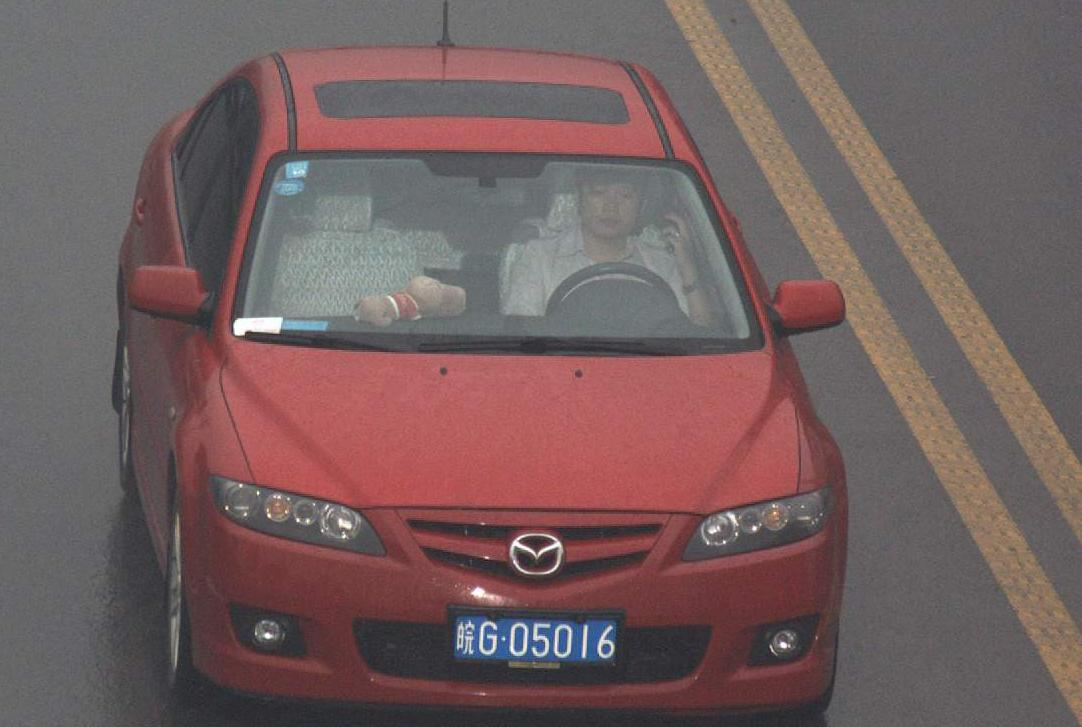
%> input picture Samples/G1 (5).jpg, 1082 x 727 px
$ octave SegmentationDemo.m   (GNU Octave 9; MATLAB toolbox functions it lacks are replaced by stand-ins)
%> lines starting %> are read from the running program, lines starting %| are printed output that depends on the picture; in (x1, y1, x2, y2) boxes, pixels count from 0 and x2, y2 are one past the last pixel; in counts of white or black regions, pixels touching at a corner belong together; the program's own positions count from 1
%> the answer given: Samples/G1 (5).jpg
%> further down, testImg is the input picture: size 727x1082x3 uint8; mean R, G, B 115.3, 94.5, 94.6
### LCS.m
function i_new=LCS(itemp)
% clear all;
% clc;

i = itemp(:,:,1);
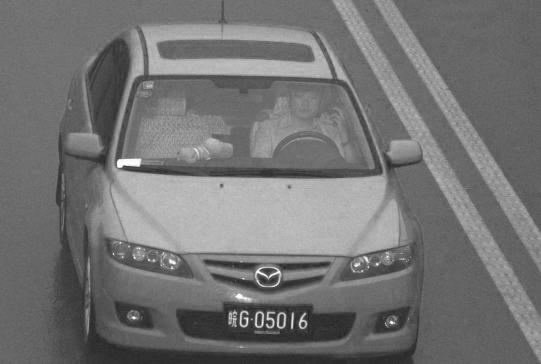
%> i: size 727x1082 uint8 (shown at 1/2 size); min 24, max 255, mean 115.3
rtemp = min(i);         % find the min. value of pixels in all the columns (row vector)
%> rtemp = 1082 values, max 98 at index 15, min 24 at index 599, mean 57.42
rmin = min(rtemp);      % find the min. value of pixel in the image
%> rmin = 24
rtemp = max(i);         % find the max. value of pixels in all the columns (row vector)
%> rtemp = 1082 values, max 255 at index 227, min 117 at index 6, mean 185.3
rmax = max(rtemp);      % find the max. value of pixel in the image
%> rmax = 255
m = 255/(rmax - rmin);  % find the slope of line joining point (0,255) to (rmin,rmax)
%> m = 1
c = 255 - m*rmax;       % find the intercept of the straight line with the axis
%> c = 0
i_new = m*i + c;        % transform the image according to new slope
% figure,imshow(i);       % display original image
% figure,imshow(i_new);   % display transformed image
end

### segmentCharacters.m
function [charSegments]=segmentCharacters(plateImg)
%Input: plateImg - Extracted Number Plate
%Output: charSegments - multi-demnsional Matrix containing characters as
%images

% charSegments=zeros(5);

plateImg=LCS(plateImg);

[imHeight,imWidth]=size(plateImg);
%Hyperparameters
maxZero=4;
Xstart=20;
Xend=imWidth-3;
Ystart=3;
Yend=imHeight-3;

diffImg=uint8(ones(imHeight,imWidth).*255)-plateImg;
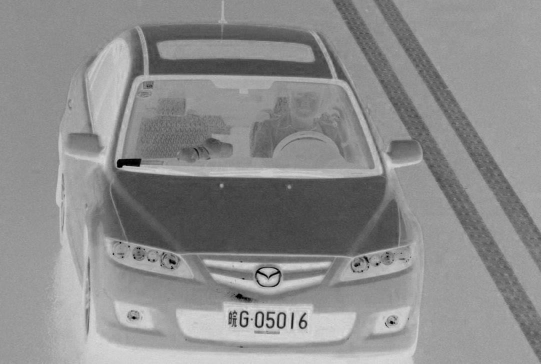
%> diffImg: size 727x1082 uint8 (shown at 1/2 size); min 0, max 231, mean 139.7

binaryImg=im2bw(diffImg,0.4);
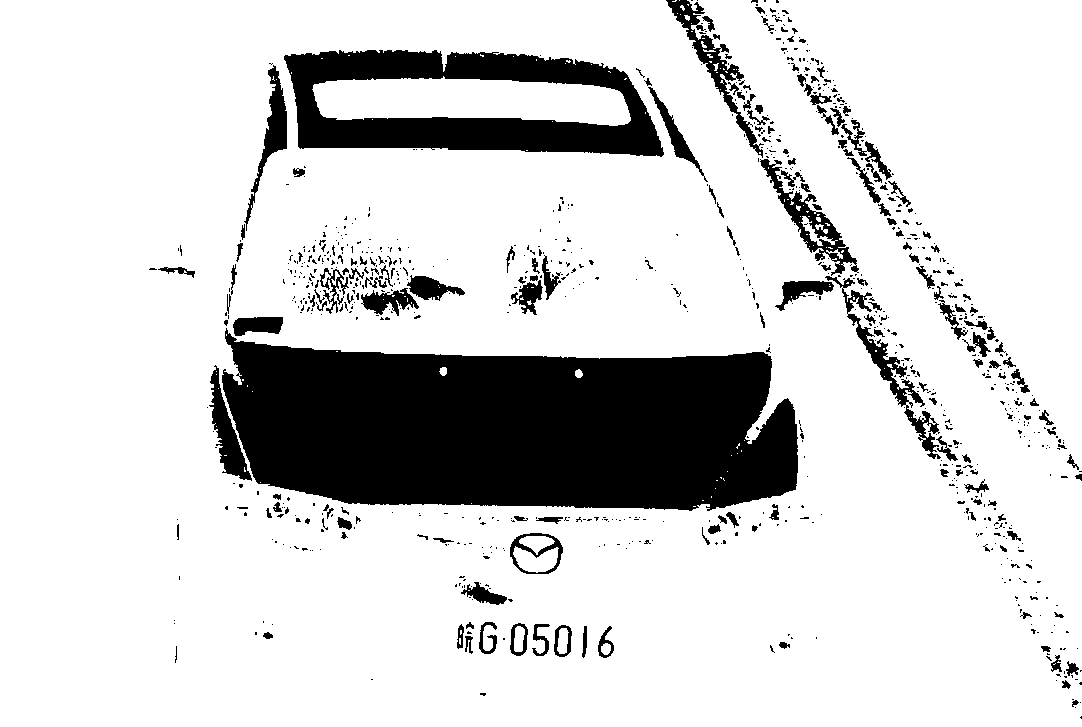
%> binaryImg: size 727x1082 logical; 83.1% white; 923 black regions (741 under 20 px), largest, box (x1, y1, x2, y2) and area: (222, 328, 798, 511) 81327, (284, 50, 664, 157) 21200, (825, 276, 941, 459) 2433

binaryImg=~binaryImg(Ystart:Yend,Xstart:Xend);
%> binaryImg: size 722x1060 logical; 17.3% white; 916 white regions (735 under 20 px), largest, box (x1, y1, x2, y2) and area: (203, 326, 779, 509) 81327, (265, 48, 645, 155) 21200, (806, 274, 922, 457) 2433
binaryImg=bwareaopen(binaryImg,5);
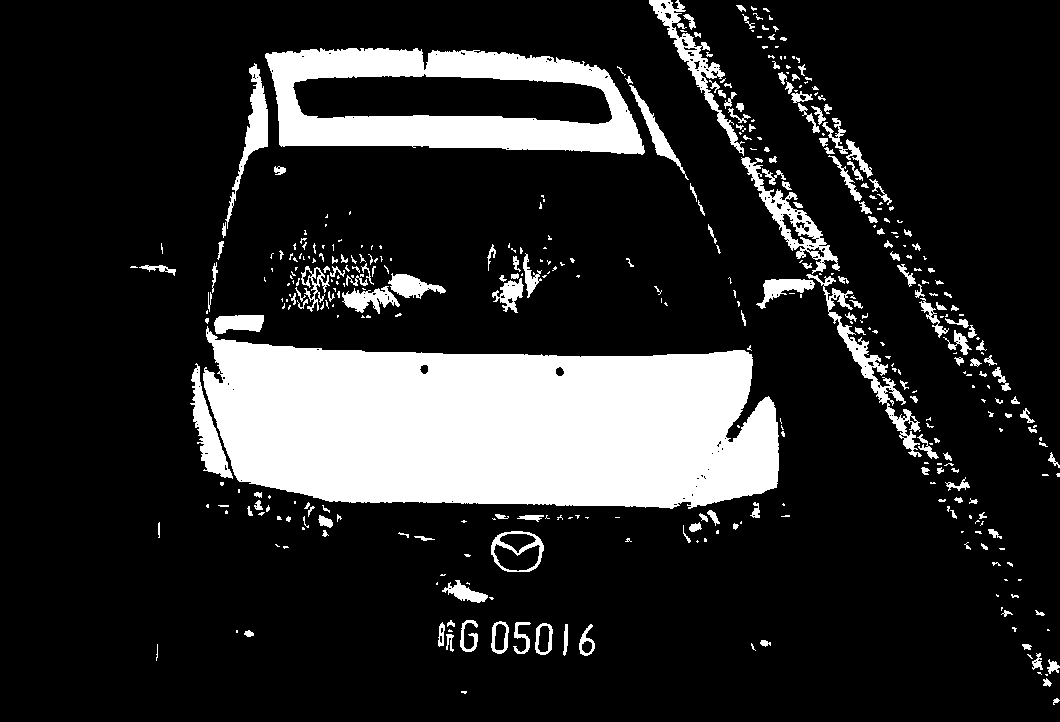
%> binaryImg: size 722x1060 logical; 17.2% white; 414 white regions (233 under 20 px), largest, box (x1, y1, x2, y2) and area: (203, 326, 779, 509) 81327, (265, 48, 645, 155) 21200, (806, 274, 922, 457) 2433
% [6 lines of commented-out code are left out]

verticalProjs=sum(binaryImg);
%> verticalProjs = 1060 values, max 286 at index 516, min 0 at index 1, mean 124
% [7 lines of commented-out code are left out]
verticalProjs(verticalProjs<maxZero)=0;

ne0 = find(verticalProjs~=0);                                   % Nonzero Elements
%> ne0 = 896 values from 146 to 1060
ne1 = find(verticalProjs==0);
%> ne1 = 164 values from 1 to 191

indices1=unique([ne0(1) ne0(diff([0 ne0])>1)]);
%> indices1 = [146 157 168 192]
indices2=[ne1(diff([0 ne1])>1) ne0(end)];
%> indices2 = [156 166 176 1060]
ix0 =  indices1;
%> ix0 = [146 157 168 192]
ix1 =  indices2;
%> ix1 = [156 166 176 1060]
% [15 lines of commented-out code are left out]
totalSegments=length(ix0);
%> totalSegments = 4

% [7 lines of commented-out code are left out]
maxWidth=max(ix1)-max(ix0);
%> maxWidth = 868

% seg=zeros(imHeight,imHeight,totalSegments);
segSize=max(maxWidth,imHeight);
%> segSize = 868
requiredSize=20;
charSegments=zeros(requiredSize,requiredSize,totalSegments);
%> charSegments: size 20x20x4 double; every value is 0
% figure;
for k1 = 1:totalSegments
    %     section{k1} = verticalProjs(ix0(k1):ix1(k1));
    currentSegment=zeros(segSize,segSize);
    %     currentSegment1=zeros(20,20);
    extract=binaryImg(:,ix0(k1):ix1(k1));
    %     figure, imshow(extract);
    %      subplot(1,totalSegments,k1);
    %      imshow(extract);
    currentWidth=ix1(k1)-ix0(k1)+1;
    currentHeight=size(extract,1);
    translation=segSize/2-currentWidth/2;

    currentSegment(1:currentHeight,1:currentWidth)=(extract);

    transImg =imtranslate(currentSegment,[translation,0]);
    currentSegment1 =imresize(transImg,[20 20]);
    currentSegment2 = imsharpen(currentSegment1);
    currentSegment3=im2bw(currentSegment2,0.1);
    charSegments(:,:,k1)=~currentSegment3;


end
%> this loop made 4 passes
%> (currentWidth, translation) on passes 1 to 4: (11, 428.5), (10, 429), (9, 429.5), (869, -0.5)
%> pass 1, in segmentCharacters, `currentSegment1 =imresize(transImg,[20 20]);`:
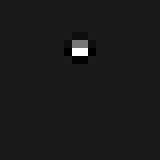
%> currentSegment1: size 20x20 double (shown 8 times larger); min -0.0012, max 0.011, mean 6.24e-05; drawn with min black and max white
%> after the loop:
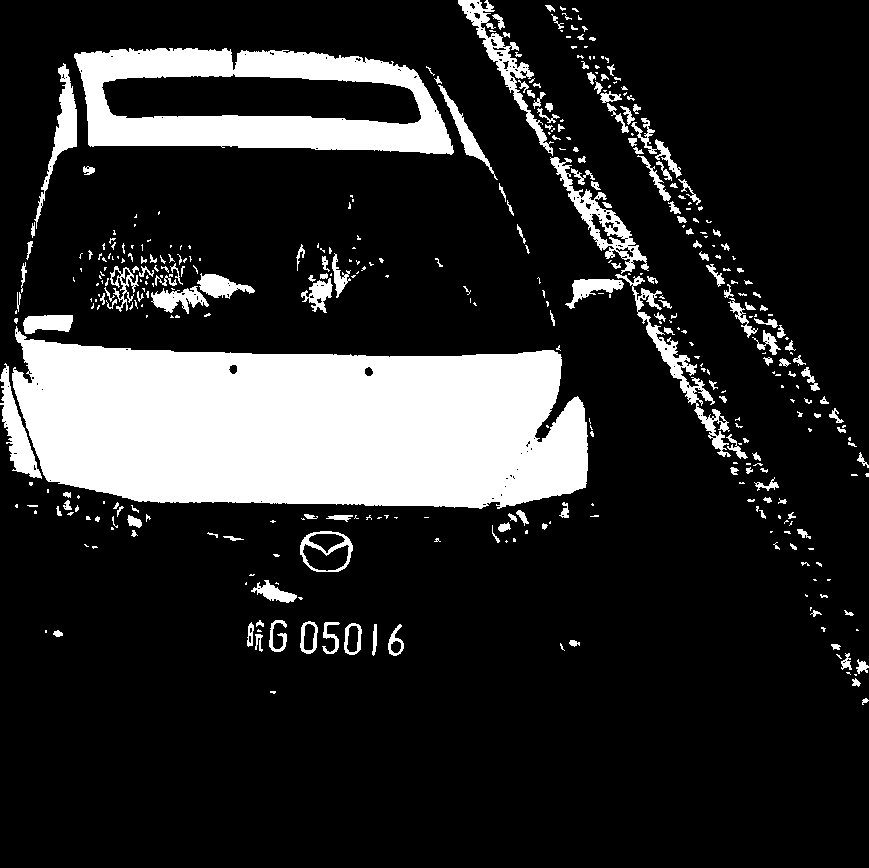
%> currentSegment: size 868x869 double; values 0 (black) and 1 (white), 17.4% white; 409 white regions (230 under 20 px), largest, box (x1, y1, x2, y2) and area: (12, 326, 588, 509) 81327, (74, 48, 454, 155) 21200, (615, 274, 731, 457) 2433
end

### SegmentationDemo.m
[testImgName,path] = uigetfile('*.jpg');
testImg=imread(strcat(path,'/',testImgName));
charSegments=segmentCharacters(testImg);
totalSegments=size(charSegments,3);

targetFolder='./Segmentation Results/';
[filepath,name,~] = fileparts(testImgName);
subFolder=name;
subFolderPath=strcat(targetFolder,subFolder,'/');
mkdir(subFolderPath);

ext='.jpg';

for i=1:totalSegments
    currentSegment=charSegments(:,:,i);
    outputPath=strcat(subFolderPath,num2str(i),ext);
    imwrite(currentSegment,outputPath);
end
% imwrite(plateImg,targetFilePath);
